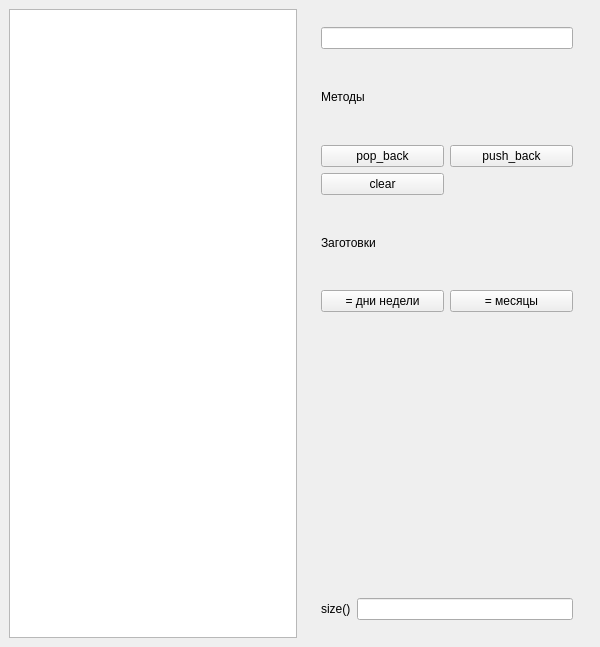
<?xml version="1.0" encoding="UTF-8"?>
<ui version="4.0">
 <class>MainWindow</class>
 <widget class="QMainWindow" name="MainWindow">
  <property name="geometry">
   <rect>
    <x>0</x>
    <y>0</y>
    <width>600</width>
    <height>647</height>
   </rect>
  </property>
  <property name="windowTitle">
   <string>std::vector demo</string>
  </property>
  <widget class="QWidget" name="centralwidget">
   <layout class="QHBoxLayout" name="horizontalLayout">
    <item>
     <layout class="QHBoxLayout" name="horizontalLayout_2">
      <item>
       <widget class="QListWidget" name="list_widget"/>
      </item>
      <item>
       <widget class="QFrame" name="verticalFrame">
        <layout class="QVBoxLayout" name="verticalLayout">
         <item>
          <widget class="QFrame" name="verticalFrame">
           <layout class="QVBoxLayout" name="verticalLayout_2">
            <item>
             <widget class="QLineEdit" name="txt_elem_content"/>
            </item>
            <item>
             <widget class="QLabel" name="label_2">
              <property name="text">
               <string>Методы</string>
              </property>
             </widget>
            </item>
            <item>
             <layout class="QGridLayout" name="gridLayout">
              <item row="3" column="0">
               <widget class="QPushButton" name="pb_clear">
                <property name="text">
                 <string>clear</string>
                </property>
               </widget>
              </item>
              <item row="0" column="0">
               <widget class="QPushButton" name="pb_pop_back">
                <property name="text">
                 <string>pop_back</string>
                </property>
               </widget>
              </item>
              <item row="0" column="1">
               <widget class="QPushButton" name="pb_push_back">
                <property name="text">
                 <string>push_back</string>
                </property>
               </widget>
              </item>
             </layout>
            </item>
            <item>
             <widget class="QLabel" name="label_3">
              <property name="text">
               <string>Заготовки</string>
              </property>
             </widget>
            </item>
            <item>
             <layout class="QHBoxLayout" name="horizontalLayout_3">
              <item>
               <widget class="QPushButton" name="pb_weekdays">
                <property name="text">
                 <string>= дни недели</string>
                </property>
               </widget>
              </item>
              <item>
               <widget class="QPushButton" name="pb_months">
                <property name="text">
                 <string>= месяцы</string>
                </property>
               </widget>
              </item>
             </layout>
            </item>
           </layout>
          </widget>
         </item>
         <item alignment="Qt::AlignmentFlag::AlignBottom">
          <widget class="QFrame" name="horizontalFrame_3">
           <layout class="QHBoxLayout" name="horizontalLayout_4">
            <item>
             <widget class="QLabel" name="label">
              <property name="text">
               <string>size()</string>
              </property>
             </widget>
            </item>
            <item>
             <widget class="QLineEdit" name="txt_size"/>
            </item>
           </layout>
          </widget>
         </item>
        </layout>
       </widget>
      </item>
     </layout>
    </item>
   </layout>
  </widget>
 </widget>
 <resources/>
 <connections/>
</ui>
